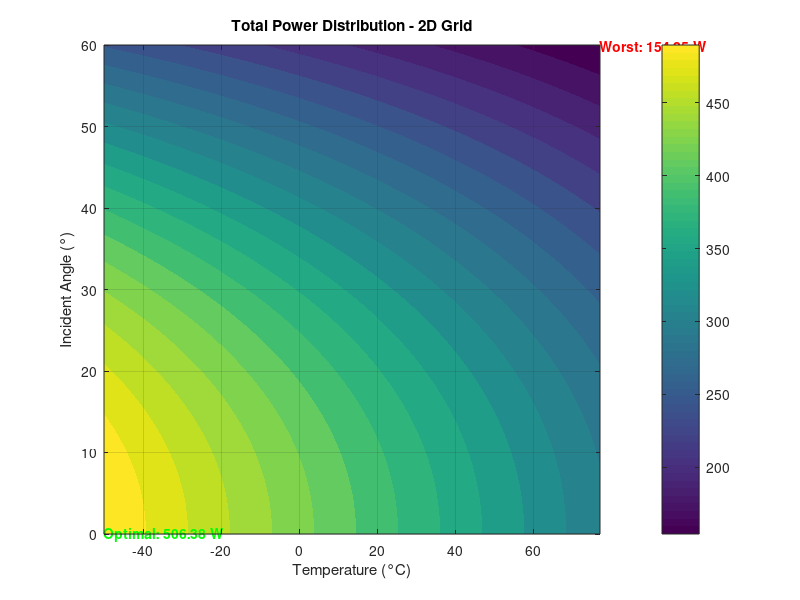
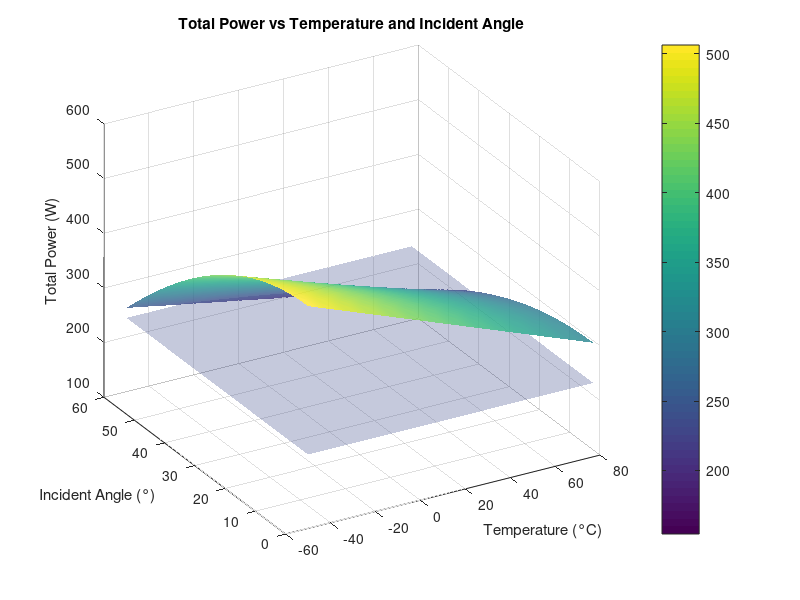

The MATLAB source for these figures, in order:
% Estimate Efficiency of Solar Panel for Total Power Calculation

% Given Specifications
eta_cells = 0.283;       % Cell Efficiency (28.3%)
eta_packing = 0.90;      % Packing Efficiency (90%)
eta_losses = 0.85;       % Losses Efficiency (85%)
A = 0.661;               % Panel Area (m^2)
beta = -0.004;           % 0.4% per degree
T_ref = 25;              % Reference temperature for Si solar panel (25°C)
G = 1361;                % Constant Solar Irradiance (W/m^2)

% Define Ranges for Temperature and Incident Angle
T_range = linspace(-50, 77, 50);   % Temperature from -50 to 77 °C
Theta_range = linspace(0, 60, 50); % Incident angle from 0 to 60 degrees

% Create Mesh Grid
[T, Theta] = meshgrid(T_range, Theta_range);
Theta_rad = deg2rad(Theta); % Convert degrees to radians

% Determine Temperature Efficiency
dT = T - T_ref;
eta_temp = 1 + beta * dT;

% Combined Efficiency
eta_Panel = eta_cells .* eta_temp .* eta_packing * eta_losses;

% Calculate Power Output
P_incident = G * A .* cos(Theta_rad);
P_output = P_incident .* eta_Panel;
Total_Power = P_output * 2;

% Plot 2D Grid with Color Bar
figure;
contourf(T, Theta, Total_Power, 20, 'LineColor', 'none');
colorbar;
xlabel('Temperature (°C)');
ylabel('Incident Angle (°)');
title('Total Power Distribution - 2D Grid');
grid on;

% Identify Worst and Optimal Cases
[minPower, minIndex] = min(Total_Power(:));
[maxPower, maxIndex] = max(Total_Power(:));
[minT, minTheta] = ind2sub(size(Total_Power), minIndex);
[maxT, maxTheta] = ind2sub(size(Total_Power), maxIndex);
text(T_range(minT), Theta_range(minTheta), sprintf('Worst: %.2f W', minPower), 'Color', 'red', 'FontSize', 10, 'FontWeight', 'bold');
text(T_range(maxT), Theta_range(maxTheta), sprintf('Optimal: %.2f W', maxPower), 'Color', 'green', 'FontSize', 10, 'FontWeight', 'bold');

% Plot 3D Surface with Reference Plane
figure;
surf(T, Theta, Total_Power, 'FaceAlpha', 0.8, 'EdgeColor', 'k');
hold on;
plane_P = ones(size(T)) * 235; % Reference plane at P = 235 W
surf(T, Theta, plane_P, 'FaceAlpha', 0.3, 'EdgeColor', 'none', 'FaceColor', 'g');
hold off;
shading interp;
xlabel('Temperature (°C)');
ylabel('Incident Angle (°)');
zlabel('Total Power (W)');
title('Total Power vs Temperature and Incident Angle');
colorbar;
grid on;
view([-30, 30]);
